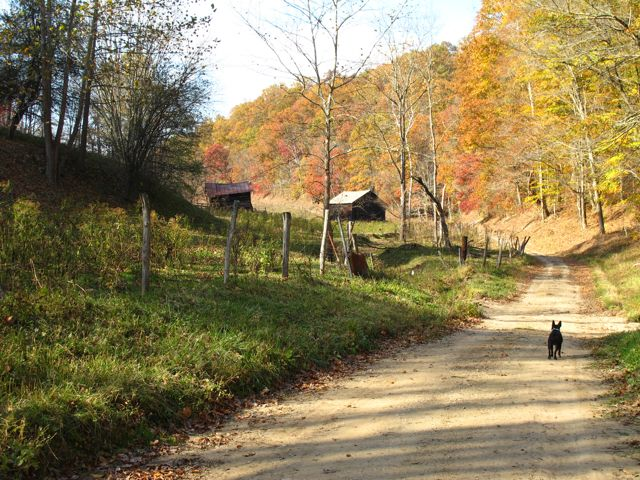
#> input picture modules/histogram/test.jpg, 640 x 480 px
$ python -i main.py   (imports and definitions only)
#> lines starting #> are read from the running program, lines starting #| are printed output that depends on the picture
import cv2
from matplotlib import pyplot as plt
import numpy as np


# Plots image histogram.
# @params:
#   image - image file
#   title - title for plot (string)
#   xlabel, ylabel - title for axis (string)
def plot_image_histogram(image, title, xlabel, ylabel):
    plt.title(title)
    plt.xlabel(xlabel)
    plt.ylabel(ylabel)
    plt.hist(image.ravel(), 256, [0, 256])
    plt.savefig('{}.jpg'.format(title))

    plt.show()

    histogram = cv2.imread("{}.jpg".format(title), 0)

    h1, w1 = histogram.shape[:2]
    h2, w2 = image.shape[:2]
    vis = np.zeros((max(h1, h2), w1 + w2), np.uint8)
    vis[:h1, :w1] = histogram
    vis[:h2, w1:w1 + w2] = image
    vis = cv2.cvtColor(vis, cv2.COLOR_GRAY2BGR)

    cv2.imwrite('result_{}.jpg'.format(title), vis)
    cv2.imshow('result_{}'.format(title), cv2.imread('result_{}.jpg'.format(title)))


# Converts image to gray and does histogram for the image
# @params:
# image - image file
# [5 lines left out: function gray_image_histogram, not called in this run]


# Does contrast stretching for the provided image
# @params:
# image - image file
def contrast_stretching(image, histogram=True):
    gray_image = cv2.normalize(cv2.cvtColor(image, cv2.COLOR_BGR2GRAY), None, 0, 255, cv2.NORM_MINMAX)
    equalized = cv2.equalizeHist(gray_image)
    if histogram:
        plot_image_histogram(equalized, "Gray_Equalized_Histogram", "pixel values", "No. of pixels")
    return equalized


# Plots histogram for color image
# @params:
#   image - image file
#   title - title for plot (string)
#   xlabel, ylabel - title for axis (string)
# [57 lines left out: functions plot_color_image_histogram, __main__, not called in this run]


# [1 line not run here, left out]

>>> import cv2
>>> picture = cv2.imread('test.jpg')
#> picture is the input picture: shape (480, 640, 3); mean B, G, R 88, 126.6, 141.2
>>> result = contrast_stretching(picture)
#> in contrast_stretching, `gray_image = cv2.normalize(cv2.cvtColor(image, cv2.COLOR_BGR2GRAY), No..`:
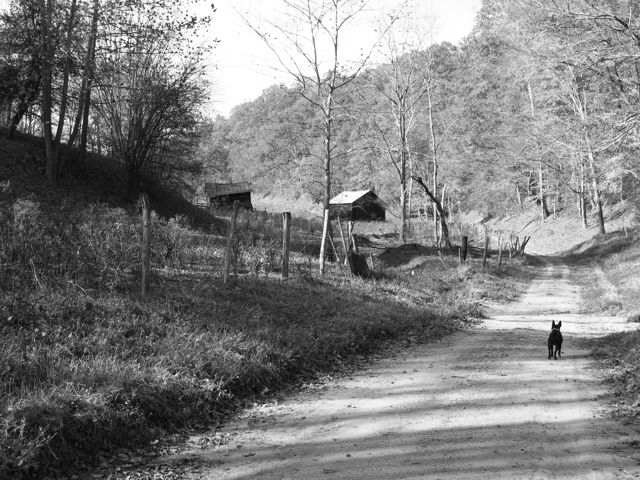
#> gray_image: shape (480, 640); min 0, max 255, mean 126
#> in plot_image_histogram, `plt.savefig('{}.jpg'.format(title))`:
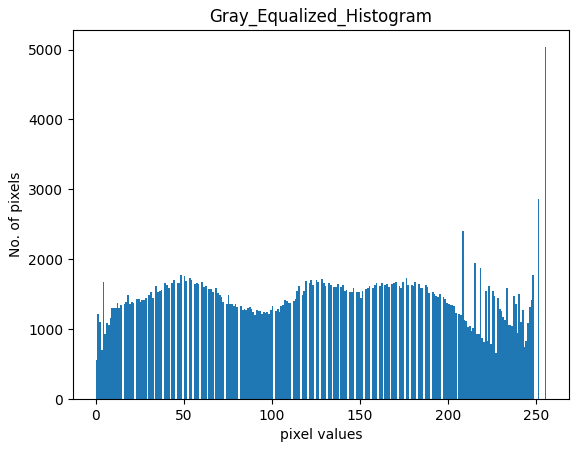
#> figure drawn by matplotlib, 1 panel; tallest bar 5033 high, from x = 255 to 256
#> in plot_image_histogram, `histogram = cv2.imread("{}.jpg".format(title), 0)`:
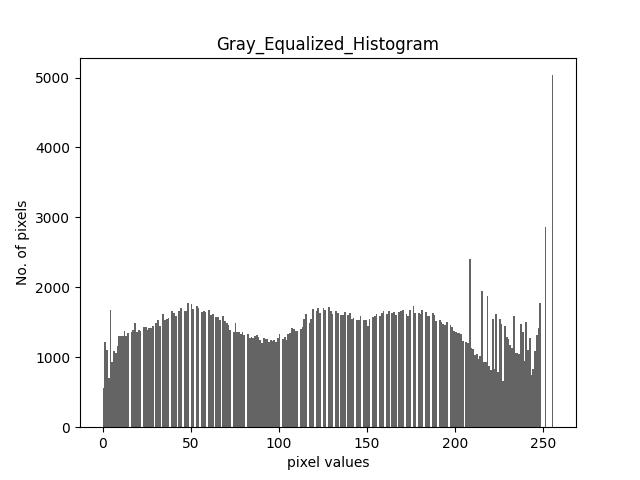
#> histogram: shape (480, 640); min 0, max 255, mean 232.4
#> in plot_image_histogram, `vis[:h1, :w1] = histogram`:
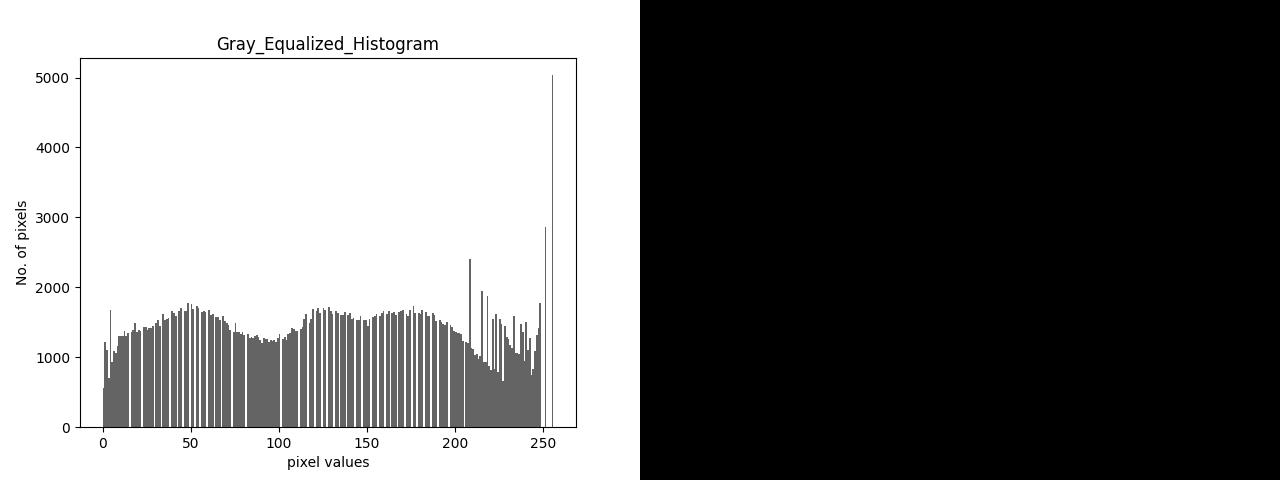
#> vis: shape (480, 1280); min 0, max 255, mean 116.2
#> in plot_image_histogram, `vis[:h2, w1:w1 + w2] = image`:
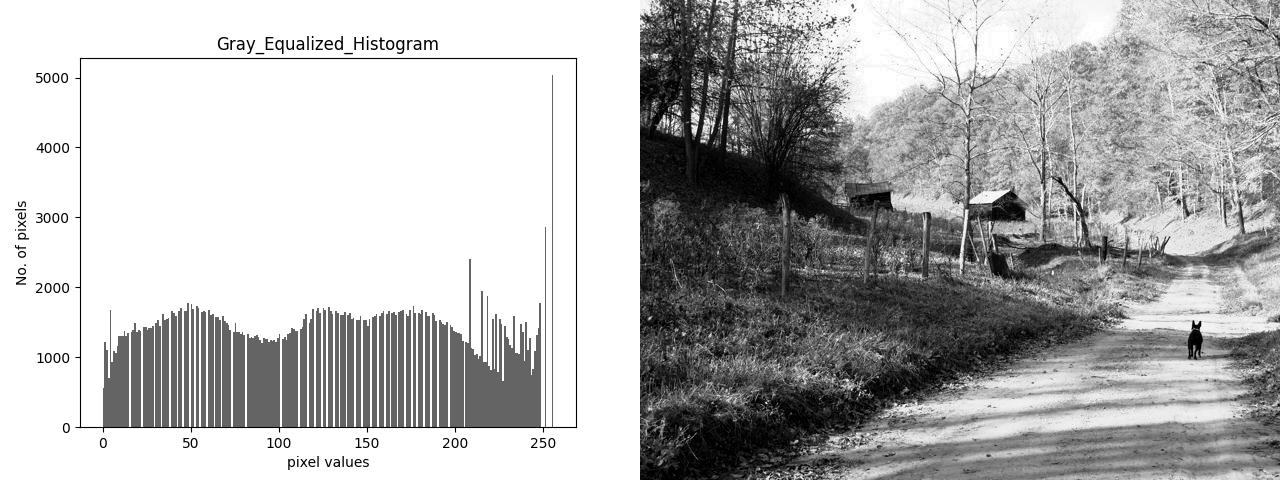
#> vis: shape (480, 1280); min 0, max 255, mean 180.2
